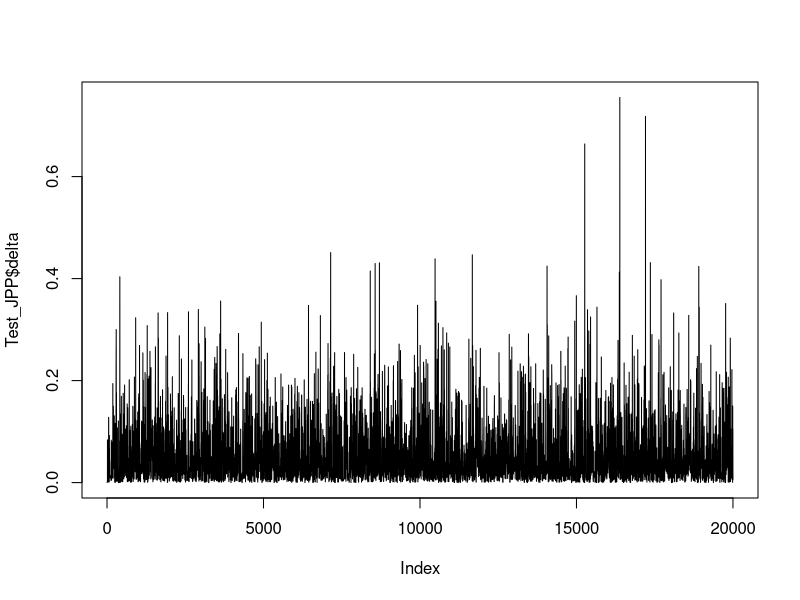
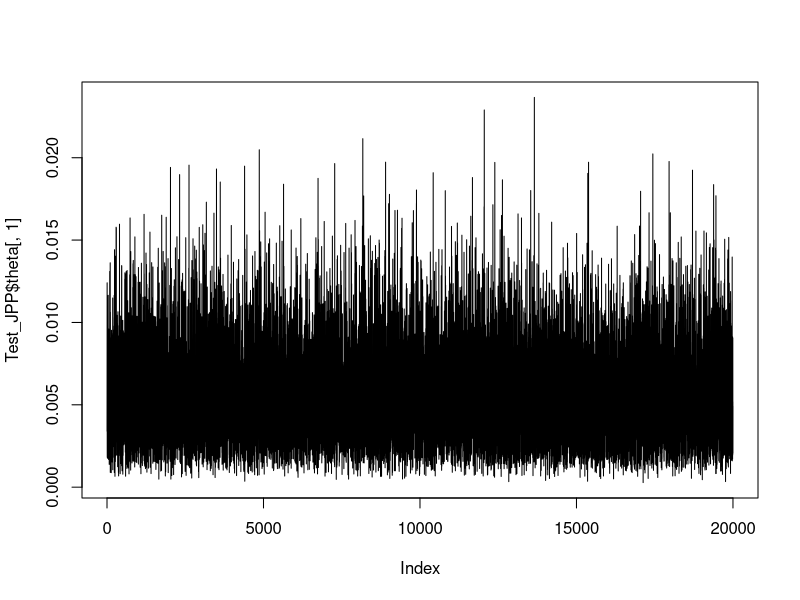
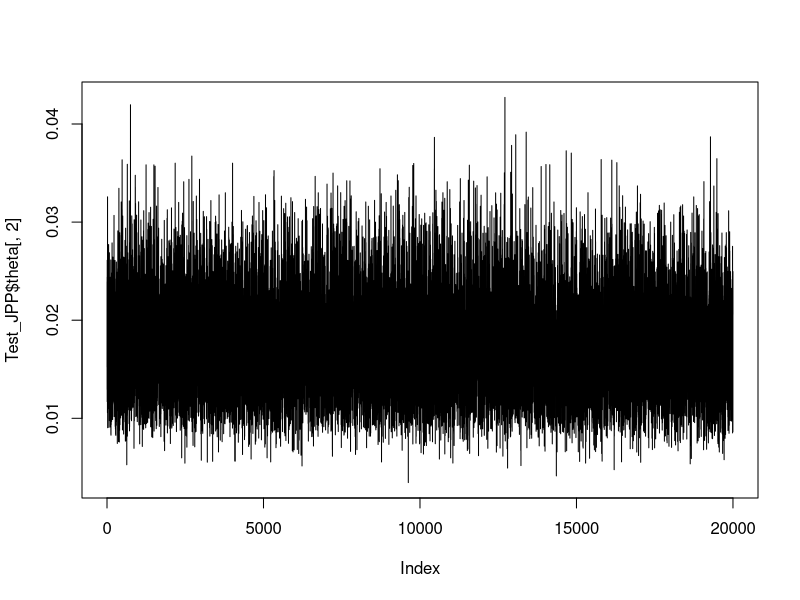
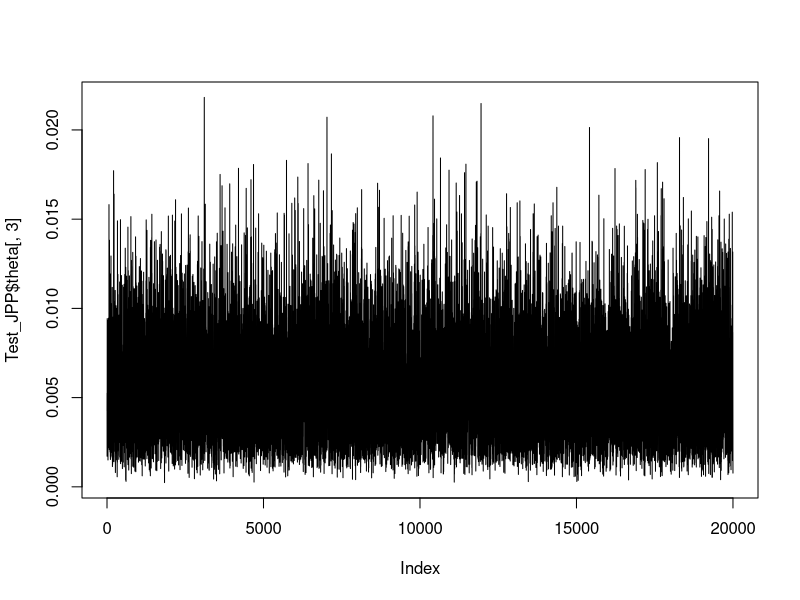
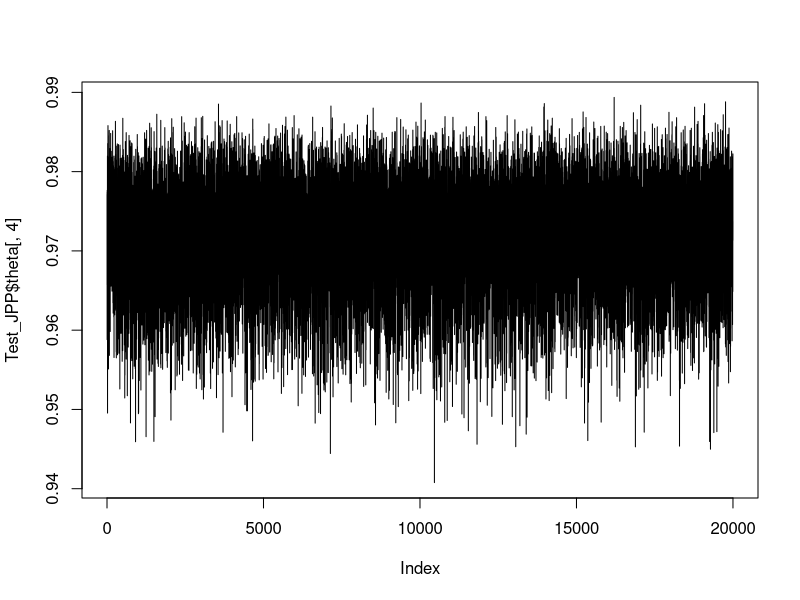
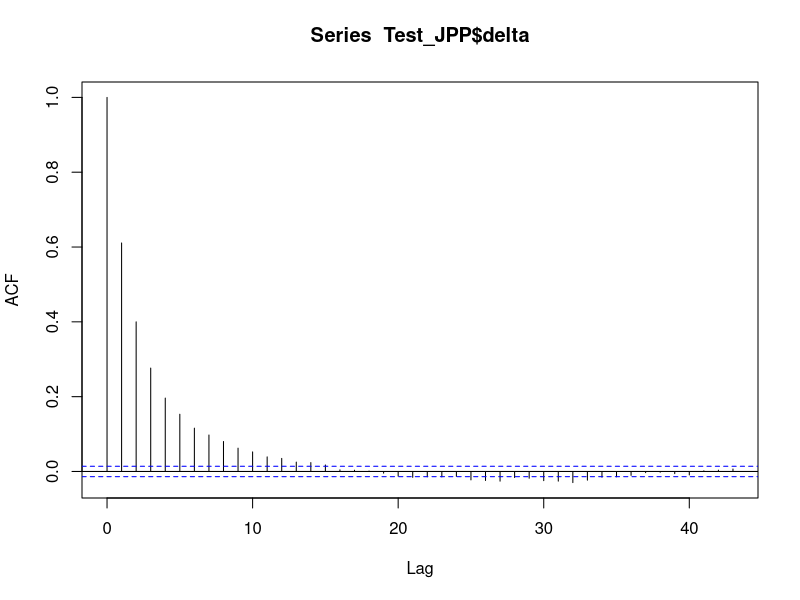
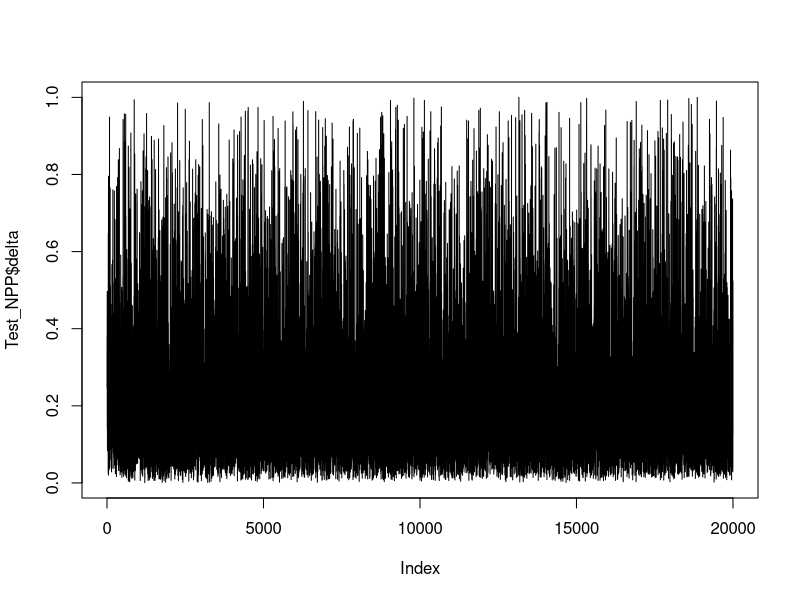
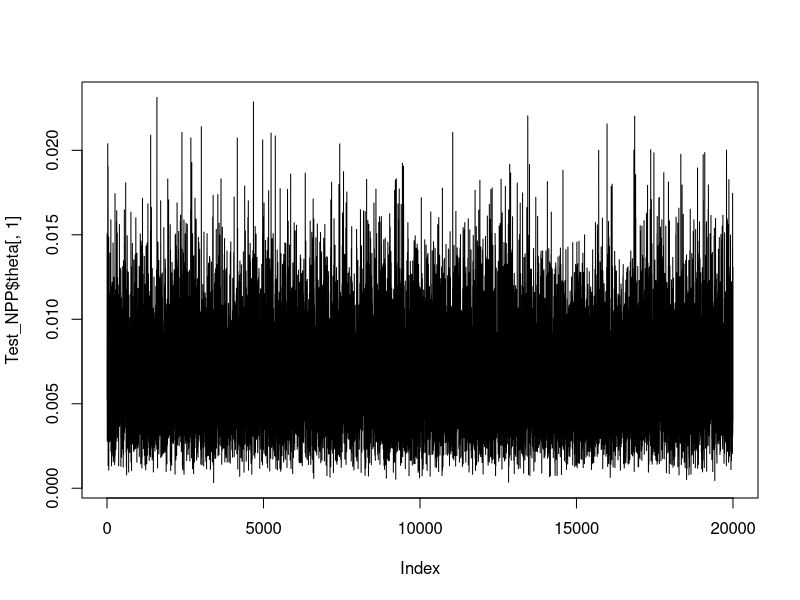

Reproduce these figures in R, in order.
#################################################################################################
#################################################################################################
#### Example 3: Normalized Power Prior in Diagnostic Tests for Medical Device                ####
#### Multinomial Endpoints (4-cells in total)                                                ####
#################################################################################################
#################################################################################################

## generate n random deviates from the Dirichlet function with shape
## parameters alpha is a vector of shapes
## source: gtools
r_dir<-function(n,alpha){
  l<-length(alpha);
  x<-matrix(rgamma(l*n,alpha),ncol=l,byrow=TRUE);
  sm<-x%*%rep(1,l);
  x/as.vector(sm);
}

## Calculate the (empirical) HPD from posterior sample
## Source: package TeachingDemos
emp.hpd <- function(x, conf=0.95){
  conf <- min(conf, 1-conf)
  n <- length(x)
  nn <- round( n*conf )
  x <- sort(x)
  xx <- x[ (n-nn+1):n ] - x[1:nn]
  m <- min(xx)
  nnn <- which(xx==m)[1]
  return( c( x[ nnn ], x[ n-nn+nnn ] ) )
}


###########################################################################################
#### Original Joint Power Prior Posterior Sampling Function for Multinomial Data
#### Use likelihood without constant (N!/(n1!...nk!))
###########################################################################################
MultinomialJPP_MCMC <- function(Data.Cur = c(10, 10, 10), Data.Hist = c(10, 10, 10),  
                        CompStat = list(n0 = NULL, n1 = NULL), 
                        prior = list(theta.dir.alpha = c(0.5, 0.5, 0.5), 
                                     delta.alpha = 1, delta.beta = 1), 
                        MCMCmethod = 'IND', rw.logit.delta = 0.1, 
                        ind.delta.alpha = 1, ind.delta.beta = 1, nsample = 5000, 
                        control.mcmc = list(delta.ini = NULL, burnin = 0, thin = 1))
{
  if(missing(CompStat)){
    if(length(Data.Cur) != length(Data.Cur)) stop("Number of Categories Must Be Equal!")
    k <- length(Data.Cur)
    n0 <- Data.Hist
    n1 <- Data.Cur
  }else{
    if(length(CompStat$n0) != length(CompStat$n1)) stop("Number of Categories Must Be Equal!")
    k <- length(CompStat$n1)
    n0 <- CompStat$n0
    n1 <- CompStat$n1
  }
  
  n0sum <- sum(n0); n1sum <- sum(n1)
  alphasum <- sum(prior$theta.dir.alpha)
  
  #### Normalized Power Prior for Dirichlet Log Marginal Posterior (unnormalized) of Delta
  LogPostDirDelta <- function(x){
    s1 <- sum(lgamma(n0*x+n1+prior$theta.dir.alpha))
    result <- ((prior$delta.alpha-1)*log(x)+(prior$delta.beta-1)*log(1-x)+
                 x*(lgamma(n0sum+1) - sum(lgamma(n0+1)))+
                 s1-lgamma(alphasum+x*n0sum+n1sum))
    return(result)
  }
  
  if(is.null(control.mcmc$delta.ini)) delta.ini = 0.5
  delta_cur <- delta.ini
  delta <- rep(delta.ini, nsample)
  theta <- matrix(0, ncol = k, nrow = nsample)
  counter <- 0
  niter <- nsample*control.mcmc$thin + control.mcmc$burnin
  
  for (i in 1:niter){
    ### Update delta with RW MH for Logit delta
    if(MCMCmethod == 'RW'){
      lgdelta_cur <- log(delta_cur/(1-delta_cur))
      lgdelta_prop <- rnorm(1, mean = lgdelta_cur, sd = sqrt(rw.logit.delta))
      delta_prop <- exp(lgdelta_prop)/(1+exp(lgdelta_prop))
      llik.prop <- LogPostDirDelta(delta_prop)
      llik.cur <- LogPostDirDelta(delta_cur)
      logr <- min(0, (llik.prop-llik.cur+log(delta_prop)+log(1-delta_prop)-log(delta_cur)-log(1-delta_cur)))
    }
    
    if(MCMCmethod == 'IND'){
      delta_prop <- rbeta(1, shape1 = ind.delta.alpha, shape2 = ind.delta.beta)
      llik.prop <- LogPostDirDelta(delta_prop)
      llik.cur <- LogPostDirDelta(delta_cur)
      logr <- min(0, (llik.prop-llik.cur+
                        dbeta(delta_cur, shape1 = ind.delta.alpha, shape2 = ind.delta.beta, log = TRUE) -
                        dbeta(delta_prop, shape1 = ind.delta.alpha, shape2 = ind.delta.beta, log = TRUE)))
    }
    
    if(runif(1) <= exp(logr)){
      delta_cur = delta_prop; counter = counter+1
    }
    if( i > control.mcmc$burnin & (i-control.mcmc$burnin)%%control.mcmc$thin==0)
    {
      delta[(i-control.mcmc$burnin)/control.mcmc$thin] <- delta_cur
      theta[(i-control.mcmc$burnin)/control.mcmc$thin, ] <- r_dir(1, alpha = n0*delta_cur+n1+prior$theta.dir.alpha)  
    }
  }
  # Calculate DIC
  meantheta <- apply(theta, 2, mean)
  D <- -2*( log(theta)%*%as.vector(n1))
  Dpbar <- -2*(sum(n1*log(meantheta)))
  DIC <- 2*mean(D)-Dpbar
  return(list(theta = theta, delta = delta, acceptrate = counter/niter, DIC = DIC))
}



###########################################################################################
#### Normalized Power Prior Posterior Sampling Function for Multinomial Data
###########################################################################################
MultinomialNPP_MCMC <- function(Data.Cur = c(10, 10, 10), Data.Hist = c(10, 10, 10),  
                        CompStat = list(n0 = NULL, n1 = NULL), 
                        prior = list(theta.dir.alpha = c(0.5, 0.5, 0.5), 
                                     delta.alpha = 1, delta.beta = 1), 
                        MCMCmethod = 'IND', rw.logit.delta = 0.1, 
                        ind.delta.alpha = 1, ind.delta.beta = 1, nsample = 5000, 
                        control.mcmc = list(delta.ini = NULL, burnin = 0, thin = 1))
{
  if(missing(CompStat)){
    if(length(Data.Cur) != length(Data.Cur)) stop("Number of Categories Must Be Equal!")
    k <- length(Data.Cur)
    n0 <- Data.Hist
    n1 <- Data.Cur
  }else{
    if(length(CompStat$n0) != length(CompStat$n1)) stop("Number of Categories Must Be Equal!")
    k <- length(CompStat$n1)
    n0 <- CompStat$n0
    n1 <- CompStat$n1
  }
  n0sum <- sum(n0); n1sum <- sum(n1)
  alphasum <- sum(prior$theta.dir.alpha)

  LogPostDirDelta <- function(x){
    s1 <- sum(lgamma(n0*x+n1+prior$theta.dir.alpha))
    s2 <- sum(lgamma(n0*x+prior$theta.dir.alpha))
    result <- ((prior$delta.alpha-1)*log(x)+(prior$delta.beta-1)*log(1-x)+
                 lgamma(alphasum+x*n0sum)+s1-s2-
                 lgamma(alphasum+x*n0sum+n1sum))
    return(result)
  }
  
  if(is.null(control.mcmc$delta.ini)) delta.ini = 0.5
  delta_cur <- delta.ini
  delta <- rep(delta.ini, nsample)
  theta <- matrix(0, ncol = k, nrow = nsample)
  counter <- 0
  niter <- nsample*control.mcmc$thin + control.mcmc$burnin
  
  for (i in 1:niter){
    ### Update delta with RW MH for Logit delta
    if(MCMCmethod == 'RW'){
      lgdelta_cur <- log(delta_cur/(1-delta_cur))
      lgdelta_prop <- rnorm(1, mean = lgdelta_cur, sd = sqrt(rw.logit.delta))
      delta_prop <- exp(lgdelta_prop)/(1+exp(lgdelta_prop))
      llik.prop <- LogPostDirDelta(delta_prop)
      llik.cur <- LogPostDirDelta(delta_cur)
      logr <- min(0, (llik.prop-llik.cur+log(delta_prop)+log(1-delta_prop)-log(delta_cur)-log(1-delta_cur)))
    }
    
    if(MCMCmethod == 'IND'){
      delta_prop <- rbeta(1, shape1 = ind.delta.alpha, shape2 = ind.delta.beta)
      llik.prop <- LogPostDirDelta(delta_prop)
      llik.cur <- LogPostDirDelta(delta_cur)
      logr <- min(0, (llik.prop-llik.cur+
                        dbeta(delta_cur, shape1 = ind.delta.alpha, shape2 = ind.delta.beta, log = TRUE) -
                        dbeta(delta_prop, shape1 = ind.delta.alpha, shape2 = ind.delta.beta, log = TRUE)))
    }
    if(runif(1) <= exp(logr)){
      delta_cur = delta_prop; counter = counter+1
    }
    if( i > control.mcmc$burnin & (i-control.mcmc$burnin)%%control.mcmc$thin==0)
    {
      delta[(i-control.mcmc$burnin)/control.mcmc$thin] <- delta_cur
      theta[(i-control.mcmc$burnin)/control.mcmc$thin, ] <- r_dir(1, alpha = n0*delta_cur+n1+prior$theta.dir.alpha)  
    }
  }
  # Calculate DIC
  meantheta <- apply(theta, 2, mean)
  D <- -2*( log(theta)%*%as.vector(n1))
  Dpbar <- -2*(sum(n1*log(meantheta)))
  DIC <- 2*mean(D)-Dpbar
  return(list(theta = theta, delta = delta, acceptrate = counter/niter, DIC = DIC))
}




###########################################################################################
#### Original Joint Power Prior, Log-Posterior Densities on a Grid for Multinomial Data
###########################################################################################
LPDeltaMultinomialJPP <- function(Data.Cur, Data.Hist, npoints = 1000, 
                                  CompStat = list(n0 = NULL, n1 = NULL), 
                                  prior = list(theta.dir.alpha = c(0.5, 0.5, 0.5), 
                                               delta.alpha = 1, delta.beta = 1))
{
  if(missing(CompStat)){
    if(length(Data.Cur) != length(Data.Cur)) stop("Number of Categories Must Be Equal!")
    k <- length(Data.Cur)
    n0 <- Data.Hist
    n1 <- Data.Cur
  }else{
    if(length(CompStat$n0) != length(CompStat$n1)) stop("Number of Categories Must Be Equal!")
    k <- length(CompStat$n1)
    n0 <- CompStat$n0
    n1 <- CompStat$n1
  }
  n0sum <- sum(n0); n1sum <- sum(n1)
  alphasum <- sum(prior$theta.dir.alpha)
  x <- seq(.Machine$double.eps, 1-.Machine$double.eps, length = npoints)
  
  s1 <- c()
  for(i in 1:length(x)){
    s1[i] <- sum(lgamma(n0*x[i]+n1+prior$theta.dir.alpha))
  }
  propDen <- ((prior$delta.alpha-1)*log(x)+(prior$delta.beta-1)*log(1-x)+
                x*(lgamma(n0sum+1) - sum(lgamma(n0+1)))+
                s1-lgamma(alphasum+x*n0sum+n1sum))
  return(data.frame(x = x, logden = propDen))
}

###########################################################################################
#### Normalized Power Prior, Log-Posterior Densities on a Grid for Multinomial Data
###########################################################################################
LPDeltaMultinomialNPP <- function(Data.Cur, Data.Hist, npoints = 1000, 
                                  CompStat = list(n0 = NULL, n1 = NULL), 
                                  prior = list(theta.dir.alpha = c(0.5, 0.5, 0.5), 
                                               delta.alpha = 1, delta.beta = 1))
{
  if(missing(CompStat)){
    if(length(Data.Cur) != length(Data.Cur)) stop("Number of Categories Must Be Equal!")
    k <- length(Data.Cur)
    n0 <- Data.Hist
    n1 <- Data.Cur
  }else{
    if(length(CompStat$n0) != length(CompStat$n1)) stop("Number of Categories Must Be Equal!")
    k <- length(CompStat$n1)
    n0 <- CompStat$n0
    n1 <- CompStat$n1
  }
  n0sum <- sum(n0); n1sum <- sum(n1)
  alphasum <- sum(prior$theta.dir.alpha)
  x <- seq(.Machine$double.eps, 1-.Machine$double.eps, length = npoints)
  s1 <- c(); s2 <- c()
  for(i in 1:length(x)){
    s1[i] <- sum(lgamma(n0*x[i]+n1+prior$theta.dir.alpha))
    s2[i] <- sum(lgamma(n0*x[i]+prior$theta.dir.alpha))
  }
  propDen <- ((prior$delta.alpha-1)*log(x)+(prior$delta.beta-1)*log(1-x)+
                lgamma(alphasum+x*n0sum)+s1-s2-
                lgamma(alphasum+x*n0sum+n1sum))
  return(data.frame(x = x, logden = propDen))
}




###########################################################################################
#### Start the model fitting ####
###########################################################################################

n0 <- c(9,20,9,473)
n1 <- c(3,11,3,669)


#### Using Joint Power Prior 
set.seed(4321)
Test_JPP <- MultinomialJPP_MCMC(Data.Cur = n1, Data.Hist = n0,
                                prior = list(theta.dir.alpha = c(0.5,0.5,0.5,0.5), delta.alpha = 1, delta.beta = 1), 
                                MCMCmethod = 'IND', ind.delta.alpha = 1, ind.delta.beta = 1, nsample = 20000, 
                                control.mcmc = list(burnin = 2000, thin = 5))

#### Using Normalized Power Prior 
set.seed(4321)
Test_NPP <- MultinomialNPP_MCMC(Data.Cur = n1, Data.Hist = n0,
                                prior = list(theta.dir.alpha = c(0.5,0.5,0.5,0.5), delta.alpha = 1, delta.beta = 1), 
                                MCMCmethod = 'IND', rw.logit.delta = 0.1, 
                                ind.delta.alpha = 1, ind.delta.beta = 1, nsample = 20000, 
                                control.mcmc = list(burnin = 2000, thin = 5))


#### No Borrowing
set.seed(123)
Test_zero<-r_dir(10000, alpha = n1+c(0.5,0.5,0.5,0.5))

#### Full borrowing
set.seed(101)
Test_full<-r_dir(10000, alpha = n0+n1+c(0.5,0.5,0.5,0.5))



#### Diagnostics
plot(Test_JPP$delta, type = 'l')
plot(Test_JPP$theta[,1], type = 'l')
plot(Test_JPP$theta[,2], type = 'l')
plot(Test_JPP$theta[,3], type = 'l')
plot(Test_JPP$theta[,4], type = 'l')
acf(Test_JPP$delta)

plot(Test_NPP$delta, type = 'l')
plot(Test_NPP$theta[,1], type = 'l')
plot(Test_NPP$theta[,2], type = 'l')
plot(Test_NPP$theta[,3], type = 'l')
plot(Test_NPP$theta[,4], type = 'l')
acf(Test_NPP$delta)


###########################################################################################
#### Model Fitting Results ####
###########################################################################################
#### Zero 
round(100*mean(Test_zero[,1]/(Test_zero[,1]+Test_zero[,3])),2)  #  50.04
round(100*emp.hpd(Test_zero[,1]/(Test_zero[,1]+Test_zero[,3]), conf = 0.95),2) # (16.67, 82.80)

round(100*mean(Test_zero[,4]/(Test_zero[,2]+Test_zero[,4])),2)  #  98.31
round(100*emp.hpd(Test_zero[,4]/(Test_zero[,2]+Test_zero[,4]), conf = 0.95),2) # (97.32, 99.22)

#### Full
round(100*mean(Test_full[,1]/(Test_full[,1]+Test_full[,3])),2)  #  49.85
round(100*emp.hpd(Test_full[,1]/(Test_full[,1]+Test_full[,3]), conf = 0.95),2) # (31.40, 68.70)

round(100*mean(Test_full[,4]/(Test_full[,2]+Test_full[,4])),2)  #  97.32
round(100*emp.hpd(Test_full[,4]/(Test_full[,2]+Test_full[,4]), conf = 0.95),2) # (96.38, 98.17)

#### JPP
round(100*mean(Test_JPP$theta[,1]/(Test_JPP$theta[,1]+Test_JPP$theta[,3])),2) # 49.98
round(100*emp.hpd(Test_JPP$theta[,1]/(Test_JPP$theta[,1]+Test_JPP$theta[,3]), conf = 0.95),2) # (18.94, 83.05)

round(100*mean(Test_JPP$theta[,4]/(Test_JPP$theta[,2]+Test_JPP$theta[,4])),2) #  98.24
round(100*emp.hpd(Test_JPP$theta[,4]/(Test_JPP$theta[,2]+Test_JPP$theta[,4]), conf = 0.95),2) # (97.27, 99.18)

round(mean(Test_JPP$delta),3)  #### 0.044
JPPpostLik <- LPDeltaMultinomialJPP(Data.Cur = c(3,11,3,669), Data.Hist = c(9,20,9,473), npoints = 5000, 
                                    prior = list(theta.dir.alpha = c(0.5,0.5,0.5,0.5), delta.alpha = 1, delta.beta = 1))
round(JPPpostLik[which.max(JPPpostLik$logden), ][1], 3) #### 0

#### NPP
round(100*mean(Test_NPP$theta[,1]/(Test_NPP$theta[,1]+Test_NPP$theta[,3])),2) # 49.88
round(100*emp.hpd(Test_NPP$theta[,1]/(Test_NPP$theta[,1]+Test_NPP$theta[,3]), conf = 0.95),2) ## (21.60, 78.84)

round(100*mean(Test_NPP$theta[,4]/(Test_NPP$theta[,2]+Test_NPP$theta[,4])),2) # 98.02
round(100*emp.hpd(Test_NPP$theta[,4]/(Test_NPP$theta[,2]+Test_NPP$theta[,4]), conf = 0.95),2) ## (96.93, 99.00)


round(mean(Test_NPP$delta),3)  #### 0.216
NPPpostLik <- LPDeltaMultinomialNPP(Data.Cur = c(3,11,3,669), Data.Hist = c(9,20,9,473), npoints = 5000, 
                                    prior = list(theta.dir.alpha = c(0.5,0.5,0.5,0.5), delta.alpha = 1, delta.beta = 1))
round(NPPpostLik[which.max(NPPpostLik$logden), ][1],3) #### 0.085
